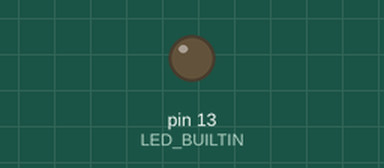
The sketch below on a simulated Arduino Uno, built with avr-gcc and run on an emulated ATmega328P. Parts: output pins drawn as LEDs (lit = HIGH).

Above: at 1.15 s.
At 17.2 s:
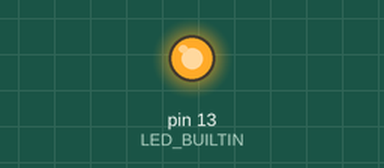
Timing chart, 0 to 18.3 s (numbered marks = the images above):
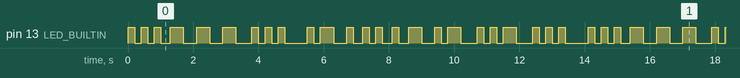

The sketch:

Blink_SOS_Hans.ino
```cpp
/*
  Cursus micro processoren
  Riekus Bennink
  AV de Blasbaars
*/

// kies welke opgave je wilt bekijken
#define OPGAVE_1 1 // morse uitbreiding switch op een char bv 'a'
#define OPGAVE_2 0// commplete morse vertaler


#define PUNT_DELAY 200
#define STREEP_DELAY 400
#define MORSE_WORD_DELAY 400
#define LETTER_DELAY 100

#define PUNT punt();
#define STREEP streep();


// morse codes
#define A_MORSE PUNT STREEP
#define B_MORSE STREEP PUNT PUNT PUNT
#define C_MORSE STREEP PUNT STREEP PUNT
#define D_MORSE STREEP PUNT PUNT
#define E_MORSE PUNT
#define F_MORSE PUNT PUNT STREEP PUNT
#define G_MORSE STREEP STREEP PUNT
#define H_MORSE PUNT PUNT PUNT PUNT
#define I_MORSE PUNT PUNT
#define J_MORSE PUNT STREEP STREEP STREEP
#define K_MORSE STREEP PUNT STREEP
#define L_MORSE PUNT STREEP PUNT PUNT
#define M_MORSE STREEP STREEP
#define N_MORSE STREEP PUNT
#define O_MORSE STREEP STREEP STREEP
#define P_MORSE PUNT STREEP STREEP PUNT
#define Q_MORSE STREEP STREEP PUNT STREEP
#define R_MORSE PUNT STREEP PUNT
#define S_MORSE PUNT PUNT PUNT
#define O_MORSE STREEP STREEP STREEP
#define T_MORSE STREEP
#define U_MORSE PUNT PUNT STREEP
#define V_MORSE PUNT PUNT PUNT STREEP
#define W_MORSE PUNT STREEP STREEP
#define X_MORSE STREEP PUNT PUNT STREEP
#define Y_MORSE STREEP PUNT STREEP STREEP
#define Z_MORSE STREEP STREEP PUNT PUNT

#define MORSE_1 PUNT STREEP STREEP STREEP STREEP
#define MORSE_2 PUNT PUNT STREEP STREEP STREEP
#define MORSE_3 PUNT PUNT PUNT STREEP STREEP
#define MORSE_4 PUNT PUNT PUNT PUNT STREEP
#define MORSE_5 PUNT PUNT PUNT PUNT PUNT
#define MORSE_6 STREEP PUNT PUNT PUNT PUNT
#define MORSE_7 STREEP STREEP PUNT PUNT PUNT
#define MORSE_8 STREEP STREEP STREEP PUNT PUNT
#define MORSE_9 STREEP STREEP STREEP STREEP PUNT
#define MORSE_0 STREEP STREEP STREEP STREEP STREEP

// end morse codes

String serialReceivedData = "";

void punt() {
  digitalWrite(LED_BUILTIN, HIGH);  // onsteek de led
  delay(PUNT_DELAY);                // wacht
  digitalWrite(LED_BUILTIN, LOW);   // doof the led
  delay(PUNT_DELAY);
}

void streep() {
  digitalWrite(LED_BUILTIN, HIGH);
  delay(STREEP_DELAY);
  digitalWrite(LED_BUILTIN, LOW);
  delay(STREEP_DELAY);
}

void blinkChar(char letter) {
  switch (letter) {
    case 'a':
      A_MORSE
      break;
    case 'b':
      B_MORSE
      break;
    case 'c':
      C_MORSE
      break;
    case 'd':
      D_MORSE
      break;
    case 'e':
      E_MORSE
      break;
    case 'f':
      F_MORSE
      break;
    case 'g':
      G_MORSE
      break;
    case 'h':
      H_MORSE
      break;
    case 'i':
      I_MORSE
      break;
    case 'j':
      J_MORSE
      break;
    case 'k':
      K_MORSE
      break;
    case 'l':
      L_MORSE
      break;
    case 'm':
      M_MORSE
      break;
    case 'n':
      N_MORSE
      break;
    case 'o':
      O_MORSE
      break;
    case 'p':
      P_MORSE
      break;
    case 'q':
      Q_MORSE
      break;
    case 'r':
      R_MORSE
      break;
    case 's':
      S_MORSE
      break;
    case 't':
      T_MORSE
      break;
    case 'u':
      U_MORSE
      break;
    case 'v':
      V_MORSE
      break;
    case 'w':
      W_MORSE
      break;
    case 'x':
      X_MORSE
      break;
    case 'y':
      Y_MORSE
      break;
    case 'z':

      Z_MORSE
      break;
    case '1':
      MORSE_1
      break;
    case '2':
      MORSE_2
      break;
    case '3':
      MORSE_3
      break;
    case '4':
      MORSE_4
      break;
    case '5':
      MORSE_5
      break;
    case '6':
      MORSE_6
      break;
    case '7':
      MORSE_7
      break;
    case '8':
      MORSE_8
      break;
    case '9':
      MORSE_9
      break;
    case '0':
      MORSE_0
      break;
    default:
      // wanneer geen geen letter / cijfer gevonden dus een spatie kom ik hier
      // dit geeft aan dat ik dan alleen een delay doe die dan samen met de de Letterdelay
      // de totale delayhier is dan 400+ 100 = 500 ms
      delay(MORSE_WORD_DELAY);
  }
  delay(LETTER_DELAY);
}

#if OPGAVE_1
void sos() {
  blinkChar('s');
  blinkChar('o');
  blinkChar('s');
  delay(MORSE_WORD_DELAY);
}

void riekus() {
  blinkChar('r');
  blinkChar('i');
  blinkChar('e');
  blinkChar('k');
  blinkChar('u');
  blinkChar('s');
  delay(MORSE_WORD_DELAY);
}
#endif

void setup() {
#if OPGAVE_2
  Serial.begin(9600);
  if(Serial){
  Serial.println("Geef een zin die ik moet vertalen naar morse");
  }
#endif

  // set digital pin LED_BUILTIN to output.
  pinMode(LED_BUILTIN, OUTPUT);
}


void loop() {
#if OPGAVE_1
  // dit is de oplossing die je met een switch moest maken
  sos();
  riekus();
#endif


#if OPGAVE_2
  if (Serial.available()) {
    serialReceivedData = Serial.readString();
    serialReceivedData.toLowerCase();  // maakt alle hoofletters kleine letters zie reference
    for (int i = 0; i < serialReceivedData.length(); i++) { // fore loop zie reference
      Serial.println("Zend "+String(serialReceivedData.charAt(i)));
      blinkChar(serialReceivedData.charAt(i));// get char op positie  zie reference
    }
  }
#endif
}
```

Measured:
- by itself, pin 13 (LED_BUILTIN): moves between LOW and HIGH, repeating every 14.1 s
- by itself, everything shown: repeats every 14.1 s, in 48 steps
